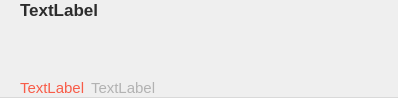
<?xml version="1.0" encoding="UTF-8"?>
<ui version="4.0">
 <class>NoteListCellWidget</class>
 <widget class="QWidget" name="NoteListCellWidget">
  <property name="geometry">
   <rect>
    <x>0</x>
    <y>0</y>
    <width>398</width>
    <height>98</height>
   </rect>
  </property>
  <property name="sizePolicy">
   <sizepolicy hsizetype="Preferred" vsizetype="Preferred">
    <horstretch>0</horstretch>
    <verstretch>0</verstretch>
   </sizepolicy>
  </property>
  <property name="minimumSize">
   <size>
    <width>0</width>
    <height>98</height>
   </size>
  </property>
  <property name="maximumSize">
   <size>
    <width>16777215</width>
    <height>98</height>
   </size>
  </property>
  <property name="windowTitle">
   <string>Form</string>
  </property>
  <property name="styleSheet">
   <string notr="true">
QWidget#widget{
  background-color: transparent;
}

QLabel#label_title{
    color: #2C2C2C;
}

QWidget#widget_content{
  border-bottom: 0.5px solid rgb(217, 217, 217);
}

#frame_body{
  border: none;
  font-size: 12px;
  color: #6F747A;
}

QLabel#label_tagList,
QLabel#label_datetime{
  color: #B2B2B2;
}

QLabel#label_categoryList{
    color: #F85C48;
}
</string>
  </property>
  <layout class="QVBoxLayout" name="verticalLayout">
   <property name="spacing">
    <number>0</number>
   </property>
   <property name="leftMargin">
    <number>0</number>
   </property>
   <property name="topMargin">
    <number>0</number>
   </property>
   <property name="rightMargin">
    <number>0</number>
   </property>
   <property name="bottomMargin">
    <number>0</number>
   </property>
   <item>
    <widget class="QWidget" name="widget_content" native="true">
     <layout class="QHBoxLayout" name="horizontalLayout_2">
      <property name="spacing">
       <number>0</number>
      </property>
      <property name="leftMargin">
       <number>0</number>
      </property>
      <property name="topMargin">
       <number>0</number>
      </property>
      <property name="rightMargin">
       <number>0</number>
      </property>
      <property name="bottomMargin">
       <number>0</number>
      </property>
      <item>
       <widget class="QWidget" name="widget" native="true">
        <property name="minimumSize">
         <size>
          <width>20</width>
          <height>98</height>
         </size>
        </property>
        <property name="maximumSize">
         <size>
          <width>20</width>
          <height>98</height>
         </size>
        </property>
       </widget>
      </item>
      <item>
       <widget class="QWidget" name="widget_4" native="true">
        <property name="styleSheet">
         <string notr="true"/>
        </property>
        <layout class="QVBoxLayout" name="verticalLayout_3">
         <property name="spacing">
          <number>0</number>
         </property>
         <property name="leftMargin">
          <number>0</number>
         </property>
         <property name="topMargin">
          <number>0</number>
         </property>
         <property name="rightMargin">
          <number>0</number>
         </property>
         <property name="bottomMargin">
          <number>0</number>
         </property>
         <item>
          <widget class="QLabel" name="label_title">
           <property name="minimumSize">
            <size>
             <width>0</width>
             <height>20</height>
            </size>
           </property>
           <property name="maximumSize">
            <size>
             <width>16777215</width>
             <height>20</height>
            </size>
           </property>
           <property name="font">
            <font>
             <pointsize>13</pointsize>
             <weight>75</weight>
             <bold>true</bold>
            </font>
           </property>
           <property name="text">
            <string>TextLabel</string>
           </property>
           <property name="alignment">
            <set>Qt::AlignBottom|Qt::AlignLeading|Qt::AlignLeft</set>
           </property>
          </widget>
         </item>
         <item>
          <widget class="ElidedLabel" name="frame_body">
           <property name="frameShape">
            <enum>QFrame::StyledPanel</enum>
           </property>
           <property name="frameShadow">
            <enum>QFrame::Raised</enum>
           </property>
          </widget>
         </item>
         <item>
          <widget class="QWidget" name="widget_attribute" native="true">
           <property name="minimumSize">
            <size>
             <width>0</width>
             <height>20</height>
            </size>
           </property>
           <property name="maximumSize">
            <size>
             <width>16777215</width>
             <height>20</height>
            </size>
           </property>
           <layout class="QHBoxLayout" name="horizontalLayout">
            <property name="spacing">
             <number>6</number>
            </property>
            <property name="leftMargin">
             <number>0</number>
            </property>
            <property name="topMargin">
             <number>2</number>
            </property>
            <property name="rightMargin">
             <number>0</number>
            </property>
            <property name="bottomMargin">
             <number>2</number>
            </property>
            <item>
             <widget class="QLabel" name="label_categoryList">
              <property name="font">
               <font>
                <pointsize>11</pointsize>
               </font>
              </property>
              <property name="text">
               <string>TextLabel</string>
              </property>
             </widget>
            </item>
            <item>
             <widget class="QLabel" name="label_tagList">
              <property name="font">
               <font>
                <pointsize>11</pointsize>
               </font>
              </property>
              <property name="text">
               <string>TextLabel</string>
              </property>
             </widget>
            </item>
            <item>
             <spacer name="horizontalSpacer">
              <property name="orientation">
               <enum>Qt::Horizontal</enum>
              </property>
              <property name="sizeHint" stdset="0">
               <size>
                <width>40</width>
                <height>20</height>
               </size>
              </property>
             </spacer>
            </item>
           </layout>
          </widget>
         </item>
        </layout>
       </widget>
      </item>
      <item>
       <widget class="QWidget" name="widget_2" native="true">
        <property name="minimumSize">
         <size>
          <width>20</width>
          <height>98</height>
         </size>
        </property>
        <property name="maximumSize">
         <size>
          <width>20</width>
          <height>98</height>
         </size>
        </property>
       </widget>
      </item>
     </layout>
    </widget>
   </item>
  </layout>
 </widget>
 <customwidgets>
  <customwidget>
   <class>ElidedLabel</class>
   <extends>QFrame</extends>
   <header location="global">elidedlabel.h</header>
   <container>1</container>
  </customwidget>
 </customwidgets>
 <resources/>
 <connections/>
</ui>
